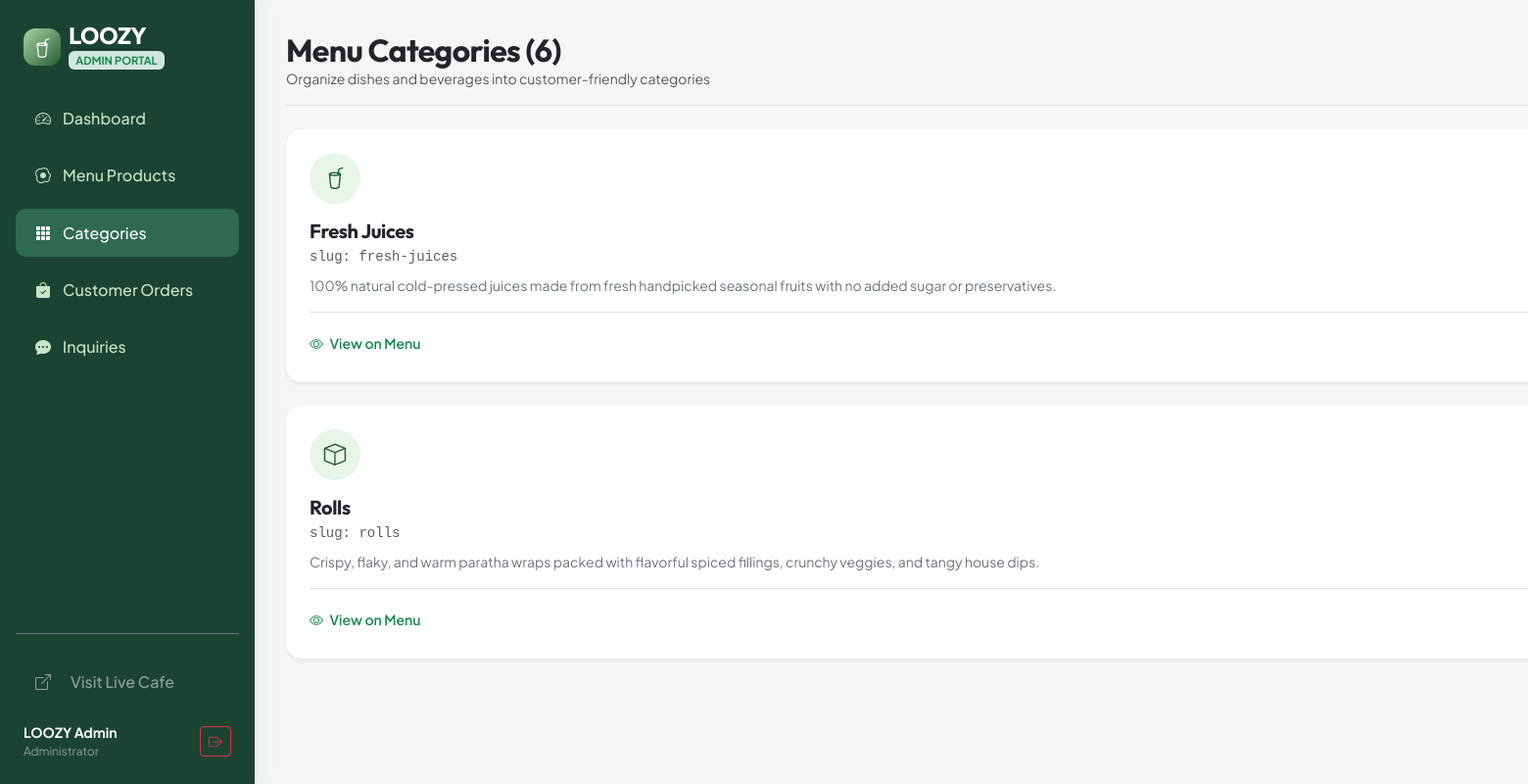
The app's page /admin/categories (signed in) with its own data.
### models.py (models this page shows, shortened)
class User(UserMixin, db.Model):
    __tablename__ = 'users'
    id = db.Column(db.Integer, primary_key=True)
    name = db.Column(db.String(100), nullable=False)
    email = db.Column(db.String(120), unique=True, nullable=False, index=True)
    password_hash = db.Column(db.String(255), nullable=False)
    phone = db.Column(db.String(20), nullable=True)
    address = db.Column(db.Text, nullable=True)
    is_admin = db.Column(db.Boolean, default=False)
    created_at = db.Column(db.DateTime, default=datetime.utcnow)
    orders = db.relationship('Order', backref='user', lazy=True)

class Category(db.Model):
    __tablename__ = 'categories'
    id = db.Column(db.Integer, primary_key=True)
    name = db.Column(db.String(100), nullable=False, unique=True)
    slug = db.Column(db.String(100), nullable=False, unique=True)
    description = db.Column(db.Text, nullable=True)
    image_url = db.Column(db.String(500), nullable=True)
    icon = db.Column(db.String(50), default='bi-cup-hot')
    display_order = db.Column(db.Integer, default=0)
    products = db.relationship('Product', backref='category', lazy=True, cascade="all, delete-orphan")

### routes/admin.py (the view, shortened to what this page needs)
@admin_bp.route('/categories', methods=['GET', 'POST'])
@admin_required
def categories():
    categories_list = Category.query.order_by(Category.display_order.asc(), Category.name.asc()).all()
    return render_template('admin/categories.html', categories=categories_list)

### routes/admin.py (called while the page is built)
def admin_required(f):
    @wraps(f)
    def decorated_function(*args, **kwargs):
        if not current_user.is_authenticated:
            flash('Please log in with an administrator account to access this section.', 'warning')
            return redirect(url_for('admin.login', next=request.url))
        if not current_user.is_admin:
            flash('Access denied. Administrator privileges required.', 'danger')
            return redirect(url_for('main.index'))
        return f(*args, **kwargs)
    return decorated_function

### templates/admin/categories.html (shortened to what this page needs)
{% extends "admin/admin_base.html" %}
{% block header_title %}Menu Categories ({{ categories|length }}){% endblock %}
{% block header_subtitle %}Organize dishes and beverages into customer-friendly categories{% endblock %}
{% block content %}
<div class="row g-4">
  {% for cat in categories %}
  <div class="col-md-6 col-xl-4">
    <div class="card border-0 shadow-sm rounded-4 p-4 bg-white h-100 d-flex flex-column justify-content-between">
      <div>
        <div class="d-flex align-items-center justify-content-between mb-3">
          <div class="category-icon-circle m-0" style="width: 52px; height: 52px; font-size: 1.4rem;">
            <i class="bi {{ cat.icon or 'bi-cup-hot' }}"></i>
          </div>
        </div>
        <h5 class="fw-bold text-dark mb-1">{{ cat.name }}</h5>
        <div class="small text-muted mb-2 font-monospace">slug: {{ cat.slug }}</div>
        <p class="small text-secondary mb-3">{{ cat.description }}</p>
      </div>
      <div class="d-flex align-items-center justify-content-between pt-3 border-top">
        <a href="{{ url_for('products.menu', category=cat.slug) }}" target="_blank" class="small text-success text-decoration-none fw-semibold">
          <i class="bi bi-eye me-1"></i> View on Menu
        </a>
      </div>
    </div>
  </div>
  {% endfor %}
</div>
{% endblock %}

### templates/admin/admin_base.html (shortened to what this page needs)
<!DOCTYPE html>
<html lang="en">
<head>
  <link href="https://cdn.jsdelivr.net/npm/bootstrap@5.3.3/dist/css/bootstrap.min.css" rel="stylesheet">
  <link rel="stylesheet" href="https://cdn.jsdelivr.net/npm/bootstrap-icons@1.11.3/font/bootstrap-icons.min.css">
  <link rel="stylesheet" href="{{ url_for('static', filename='css/style.css') }}">
</head>
<body>
<div class="admin-wrapper">
  <aside class="admin-sidebar d-flex flex-column justify-content-between">
    <div>
      <a href="{{ url_for('admin.dashboard') }}" class="d-flex align-items-center gap-2 text-white text-decoration-none mb-4 px-2">
        <span class="loozy-logo-badge" style="width: 38px; height: 38px;"><i class="bi bi-cup-straw"></i></span>
        <div>
          <div class="brand-font fs-4 fw-bold lh-1 text-white">LOOZY</div>
          <span class="badge bg-success-subtle text-success small" style="font-size: 0.7rem;">ADMIN PORTAL</span>
        </div>
      </a>
      <nav class="nav flex-column gap-1">
        <a class="nav-link {% if request.endpoint == 'admin.dashboard' %}active{% endif %}" href="{{ url_for('admin.dashboard') }}">
          <i class="bi bi-speedometer2"></i> Dashboard
        </a>
        <a class="nav-link {% if request.endpoint in ['admin.products', 'admin.add_product', 'admin.edit_product'] %}active{% endif %}" href="{{ url_for('admin.products') }}">
          <i class="bi bi-egg-fried"></i> Menu Products
        </a>
        <a class="nav-link {% if request.endpoint == 'admin.categories' %}active{% endif %}" href="{{ url_for('admin.categories') }}">
          <i class="bi bi-grid-3x3-gap-fill"></i> Categories
        </a>
        <a class="nav-link {% if request.endpoint in ['admin.orders', 'admin.order_detail'] %}active{% endif %}" href="{{ url_for('admin.orders') }}">
          <i class="bi bi-bag-check-fill"></i> Customer Orders
        </a>
        <a class="nav-link {% if request.endpoint == 'admin.messages' %}active{% endif %}" href="{{ url_for('admin.messages') }}">
          <i class="bi bi-chat-dots-fill"></i> Inquiries
        </a>
      </nav>
    </div>
    <div class="pt-4 border-top border-secondary">
      <a href="{{ url_for('main.index') }}" target="_blank" class="nav-link text-white-50 small mb-2">
        <i class="bi bi-box-arrow-up-right me-2"></i> Visit Live Cafe
      </a>
      <div class="d-flex align-items-center justify-content-between px-2 pt-2">
        <div class="small text-truncate" style="max-width: 150px;">
          <div class="fw-bold text-white">{{ current_user.name }}</div>
          <div class="text-white-50" style="font-size: 0.75rem;">Administrator</div>
        </div>
        <a href="{{ url_for('auth.logout') }}" class="btn btn-sm btn-outline-danger p-1 px-2" title="Logout">
          <i class="bi bi-box-arrow-right"></i>
        </a>
      </div>
    </div>
  </aside>
  <main class="admin-content">
    <div class="d-flex flex-wrap justify-content-between align-items-center gap-3 mb-4 pb-3 border-bottom">
      <div>
        <h2 class="fw-bold text-dark mb-0">{% block header_title %}Admin Control Panel{% endblock %}</h2>
        <div class="text-muted small">{% block header_subtitle %}LOOZY Cafe Management System{% endblock %}</div>
      </div>
    </div>
    {% block content %}{% endblock %}
  </main>
</div>
</body>
</html>

### static/css/style.css (style rules this page uses)
:root { --loozy-primary: #A8D5A2; --loozy-primary-light: #E8F5E9; --loozy-primary-soft: #F1F8F2; --loozy-dark: #245C36; --loozy-dark-hover: #1b472a; --loozy-accent: #1B4332; --loozy-text: #26352A; --loozy-muted: #5f7465; --loozy-card-bg: #FFFFFF; --loozy-body-bg: #F9FAF9; --loozy-border: #DDEEE0; --loozy-shadow: 0 10px 30px rgba(36, 92, 54, 0.08); --loozy-shadow-hover: 0 16px 40px rgba(36, 92, 54, 0.15); --loozy-radius: 18px; --loozy-radius-sm: 10px; }
body { font-family: 'Plus Jakarta Sans', -apple-system, BlinkMacSystemFont, 'Segoe UI', Roboto, sans-serif; color: var(--loozy-text); background-color: var(--loozy-body-bg); min-height: 100vh; display: flex; flex-direction: column; overflow-x: hidden; }
main { flex: 1 0 auto; }
h1, h2, h3, h4, h5, h6, .brand-font { font-family: 'Outfit', sans-serif; color: var(--loozy-dark); font-weight: 700; letter-spacing: -0.02em; }
a { color: var(--loozy-dark); text-decoration: none; transition: all 0.25s ease; }
.loozy-logo-badge { background: linear-gradient(135deg, var(--loozy-primary) 0%, var(--loozy-dark) 100%); color: #FFFFFF; width: 40px; height: 40px; display: inline-flex; align-items: center; justify-content: center; border-radius: 12px; font-size: 1.25rem; box-shadow: 0 4px 12px rgba(36, 92, 54, 0.2); }
.category-icon-circle { width: 70px; height: 70px; border-radius: 50%; background: var(--loozy-primary-light); color: var(--loozy-dark); display: inline-flex; align-items: center; justify-content: center; font-size: 1.8rem; margin-bottom: 0.85rem; transition: all 0.3s ease; }
.admin-sidebar { background: #1B4332; color: #FFFFFF; min-height: 100vh; box-shadow: 4px 0 20px rgba(0,0,0,0.06); }
.admin-sidebar .nav-link { color: #C8E6C9; font-weight: 500; padding: 0.8rem 1.25rem; border-radius: 10px; margin-bottom: 0.3rem; display: flex; align-items: center; gap: 0.75rem; transition: all 0.2s ease; }
.admin-sidebar .nav-link:hover, .admin-sidebar .nav-link.active { background: #2D6A4F; color: #FFFFFF; }

### templates/admin/admin_base.html (style rules this page uses)
body { background-color: #F4F7F4; }
.admin-wrapper { display: flex; min-height: 100vh; }
.admin-sidebar { width: 260px; flex-shrink: 0; background: #1B4332; color: #FFFFFF; padding: 1.5rem 1rem; }
.admin-content { flex-grow: 1; padding: 2rem; overflow-y: auto; }

### records on screen
User: name "LOOZY Admin"
Category: name "Fresh Juices", slug "fresh-juices", description "100% natural cold-pressed juices made from fresh handpicked seasonal fruits with no added sugar or preservatives."
Category: name "Rolls", slug "rolls", description "Crispy, flaky, and warm paratha wraps packed with flavorful spiced fillings, crunchy veggies, and tangy house dips."

### other values on screen
{{ categories|length }} "6"
